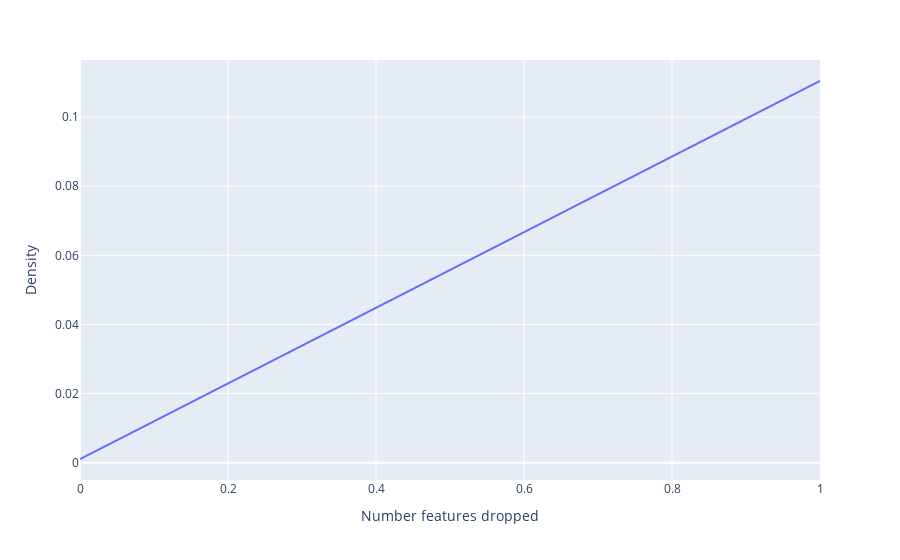

Notebook code for this chart:
### Code cell
dataset = openml.datasets.get_dataset(46904)
# Get the data itself as a dataframe (or otherwise)
X, y, categorical_indicator, attribute_names = dataset.get_data(dataset_format="dataframe")
X
dense_df = getDensitiesPlot(X, 'scaled-sound-pressure', 0.1, show_fig=True)
dense_df

### Figure 1 — Plotly figure (JSON) as saved in the notebook; plotly's stock layout.template omitted (floating-point values rounded to 4 significant figures)
{"data": [{"hovertemplate": "Number features dropped=%{x}<br>Density=%{y}<extra></extra>", "legendgroup": "", "line": {"color": "#636efa", "dash": "solid"}, "marker": {"symbol": "circle"}, "mode": "lines", "name": "", "orientation": "v", "showlegend": false, "type": "scatter", "x": [0, 1], "xaxis": "x", "y": [0.001052, 0.1104], "yaxis": "y"}], "layout": {"legend": {"tracegroupgap": 0}, "margin": {"t": 60}, "xaxis": {"anchor": "y", "domain": [0, 1], "title": {"text": "Number features dropped"}}, "yaxis": {"anchor": "x", "domain": [0, 1], "title": {"text": "Density"}}}}
